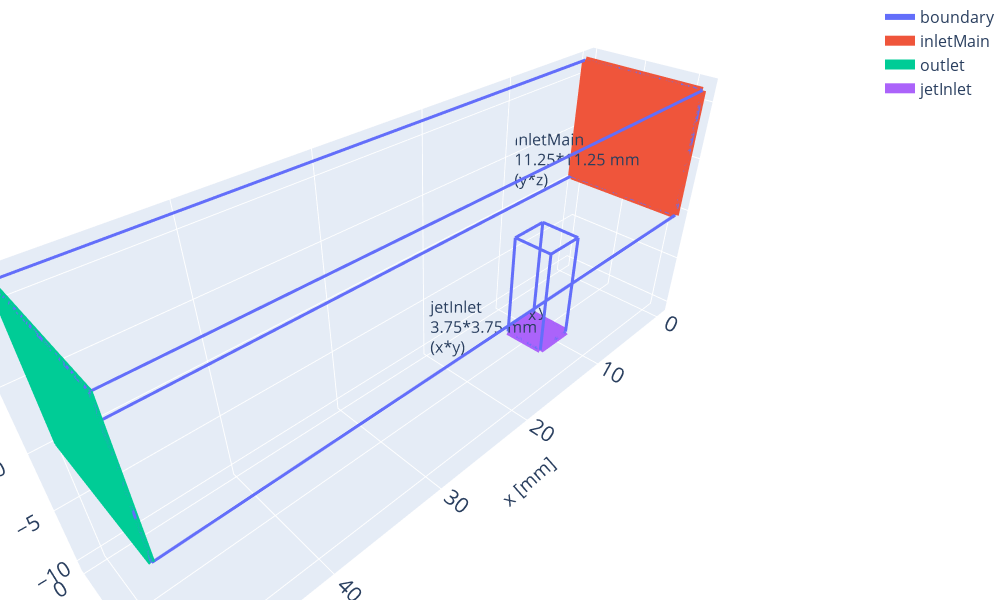

Notebook cell for this chart:
### Markdown cell above
# Jet in cross-flow

Andreas Kitzmüller, Simon Mader

### Code cell
import plot
plot.main(fontsize = 16, width = 1000, height = 600)

### Figure 1 — Plotly figure (JSON) as saved in the notebook; plotly's stock layout.template omitted (floating-point values rounded to 4 significant figures; data arrays with more than 128 entries replaced by an {"elided": "..."} marker saying what was removed)
{"data": [{"hoverinfo": "skip", "line": {"width": 6}, "mode": "lines", "name": "boundary", "type": "scatter3d", "x": {"elided": "3168 float values"}, "y": {"elided": "3168 float values"}, "z": {"elided": "3168 float values"}}, {"hoverinfo": "skip", "line": {"width": 14}, "mode": "lines", "name": "inletMain", "showlegend": true, "type": "scatter3d", "x": {"elided": "10656 int values"}, "y": {"elided": "10656 float values"}, "z": {"elided": "10656 float values"}}, {"hoverinfo": "skip", "line": {"width": 14}, "mode": "lines", "name": "outlet", "showlegend": true, "type": "scatter3d", "x": {"elided": "10656 int values"}, "y": {"elided": "10656 float values"}, "z": {"elided": "10656 float values"}}, {"hoverinfo": "skip", "line": {"width": 14}, "mode": "lines", "name": "jetInlet", "showlegend": true, "type": "scatter3d", "x": {"elided": "1248 float values"}, "y": {"elided": "1248 float values"}, "z": {"elided": "1248 int values"}}, {"mode": "text", "showlegend": false, "text": ["inletMain<br>11.25*11.25 mm<br>(y*z)"], "type": "scatter3d", "x": [7.312], "y": [5.625], "z": [1.625]}, {"mode": "text", "showlegend": false, "text": ["jetInlet<br>3.75*3.75 mm<br>(x*y)"], "type": "scatter3d", "x": [18.75], "y": [5.625], "z": [-10.38]}, {"mode": "text", "showlegend": false, "text": ["x"], "type": "scatter3d", "x": [11.93], "y": [5.625], "z": [-10.15]}, {"mode": "text", "showlegend": false, "text": ["y"], "type": "scatter3d", "x": [11.25], "y": [6.3], "z": [-10.15]}], "layout": {"font": {"size": 16}, "height": 600, "margin": {"b": 0, "l": 0, "r": 0, "t": 0}, "scene": {"aspectmode": "data", "xaxis": {"title": {"text": "x [mm]"}}, "yaxis": {"nticks": 3, "title": {"text": "y [mm]"}}, "zaxis": {"title": {"text": "z [mm]"}}}, "showlegend": true, "title": {}, "width": 1000}}
